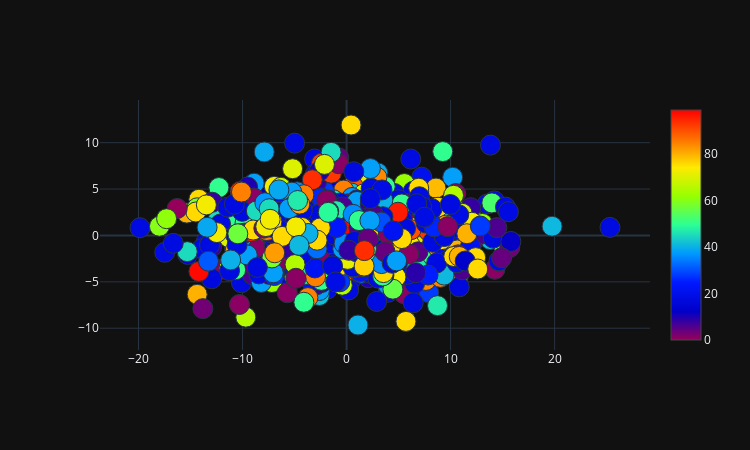

Notebook cell for this chart:
### Code cell
plot_2d(principalComponents[:, 0],principalComponents[:, 1])

### Figure 1 — Plotly figure (JSON) as saved in the notebook; plotly's stock layout.template omitted (floating-point values rounded to 4 significant figures; data arrays with more than 128 entries replaced by an {"elided": "..."} marker saying what was removed)
{"data": [{"marker": {"color": {"elided": "943 int values"}, "colorscale": [[0, "rgb(150,0,90)"], [0.125, "rgb(0,0,200)"], [0.25, "rgb(0,25,255)"], [0.375, "rgb(0,152,255)"], [0.5, "rgb(44,255,150)"], [0.625, "rgb(151,255,0)"], [0.75, "rgb(255,234,0)"], [0.875, "rgb(255,111,0)"], [1, "rgb(255,0,0)"]], "line": {"width": 1}, "showscale": true, "size": 20}, "mode": "markers", "type": "scatter", "x": {"elided": "943 float values"}, "y": {"elided": "943 float values"}}], "layout": {"height": 450, "margin": {"b": 100, "l": 100, "r": 100, "t": 100}, "width": 750}}
